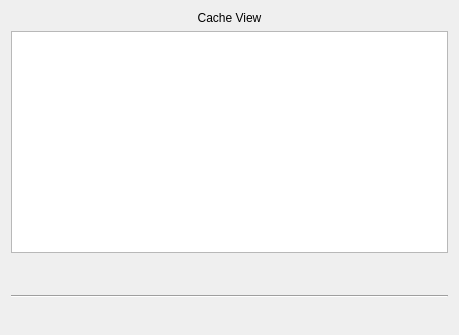
<?xml version="1.0" encoding="UTF-8"?>
<ui version="4.0">
 <class>CacheView</class>
 <widget class="QWidget" name="CacheView">
  <property name="geometry">
   <rect>
    <x>0</x>
    <y>0</y>
    <width>459</width>
    <height>335</height>
   </rect>
  </property>
  <property name="windowTitle">
   <string>Form</string>
  </property>
  <layout class="QGridLayout" name="gridLayout_2">
   <item row="0" column="0">
    <widget class="QLabel" name="cacheLabel">
     <property name="text">
      <string>Cache View</string>
     </property>
     <property name="alignment">
      <set>Qt::AlignCenter</set>
     </property>
    </widget>
   </item>
   <item row="1" column="0">
    <layout class="QGridLayout" name="gridLayout">
     <item row="0" column="0" colspan="2">
      <widget class="QTreeView" name="cacheTree">
       <property name="sizePolicy">
        <sizepolicy hsizetype="Expanding" vsizetype="Expanding">
         <horstretch>0</horstretch>
         <verstretch>0</verstretch>
        </sizepolicy>
       </property>
       <property name="maximumSize">
        <size>
         <width>16777215</width>
         <height>16777215</height>
        </size>
       </property>
       <property name="editTriggers">
        <set>QAbstractItemView::NoEditTriggers</set>
       </property>
      </widget>
     </item>
     <item row="3" column="0" colspan="2">
      <widget class="CacheAddressTranslator" name="cacheAddressTranslation" native="true">
       <property name="minimumSize">
        <size>
         <width>0</width>
         <height>20</height>
        </size>
       </property>
      </widget>
     </item>
     <item row="1" column="0" colspan="2">
      <widget class="CacheConfig" name="cacheConfiguration" native="true">
       <property name="minimumSize">
        <size>
         <width>0</width>
         <height>30</height>
        </size>
       </property>
      </widget>
     </item>
     <item row="2" column="0" colspan="2">
      <widget class="Line" name="line">
       <property name="orientation">
        <enum>Qt::Horizontal</enum>
       </property>
      </widget>
     </item>
    </layout>
   </item>
  </layout>
 </widget>
 <customwidgets>
  <customwidget>
   <class>CacheConfig</class>
   <extends>QWidget</extends>
   <header>cache/cacheconfig.h</header>
   <container>1</container>
  </customwidget>
  <customwidget>
   <class>CacheAddressTranslator</class>
   <extends>QWidget</extends>
   <header>cache/cacheaddresstranslator.h</header>
   <container>1</container>
  </customwidget>
 </customwidgets>
 <resources/>
 <connections/>
 <slots>
  <signal>on_cachetag_changed(int)</signal>
 </slots>
</ui>
